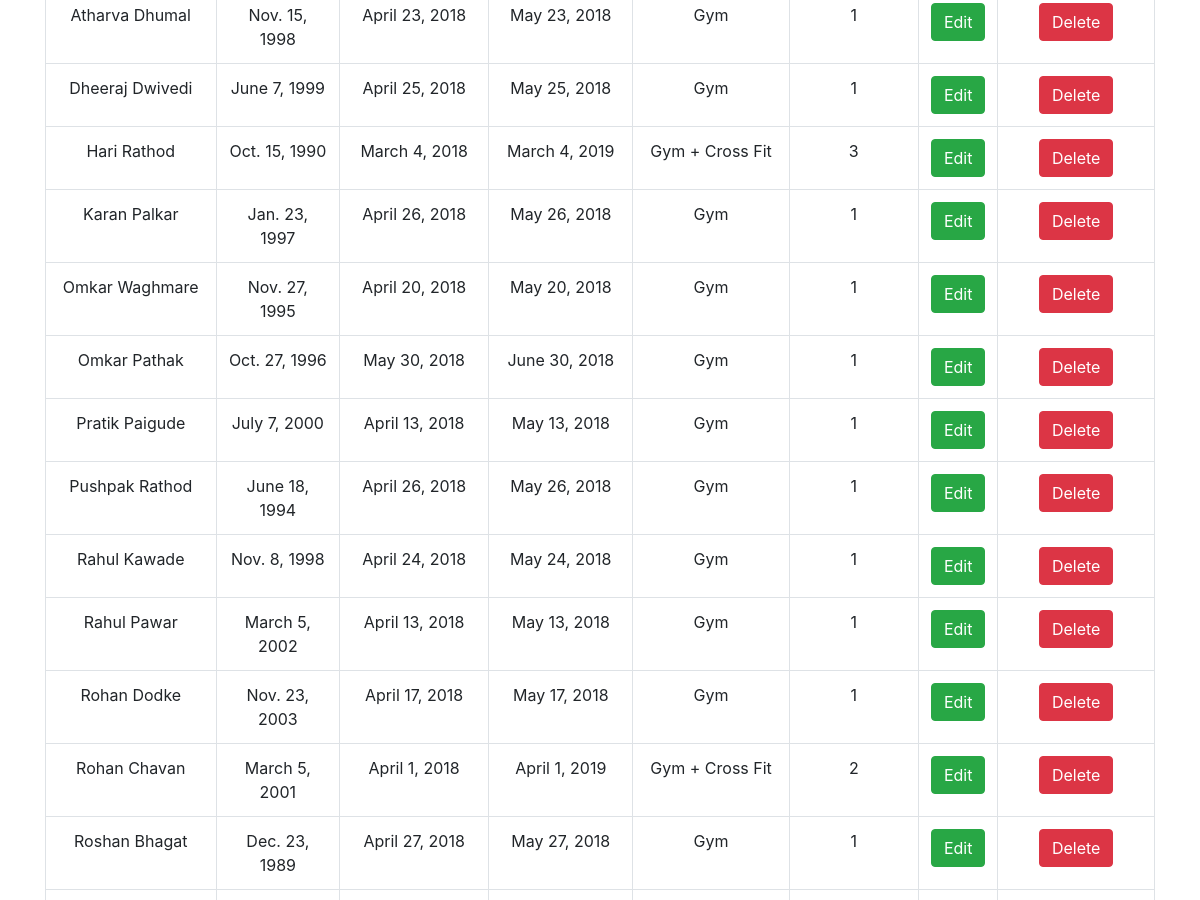
The page /notifications/ (signed in, middle part) on the database as committed earlier.
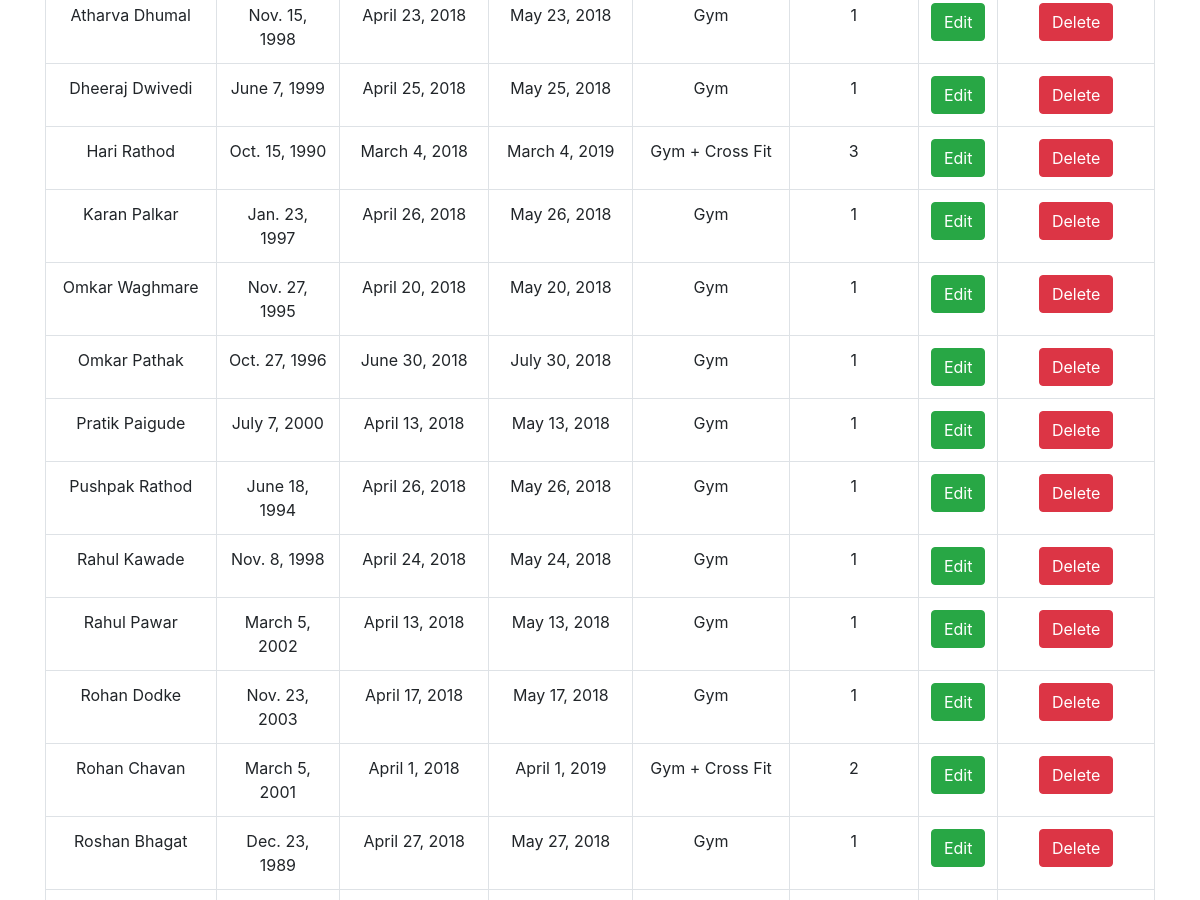
The same page on the database as committed later.
### members/models.py (models this page shows, shortened)
class Member(models.Model):
    member_id = models.AutoField(primary_key=True)
    first_name = models.CharField(('First Name'), max_length=50)
    last_name = models.CharField(('Last Name'), max_length=50)
    mobile_number = models.CharField(('Mobile Number'), max_length=10, unique=True)
    email = models.EmailField(null=True, blank=True)
    address = models.CharField(max_length=300, blank=True)
    medical_history = models.CharField(('Medical History'), max_length=300, blank=True, default='None')
    admitted_on = models.DateField(auto_now_add=True)
    registration_date = models.DateField(('Registration Date'), default='dd/mm/yyyy')
    registration_upto = models.DateField()
    dob = models.DateField(default='dd/mm/yyyy')
    subscription_type  = models.CharField(
                                ('Subscription Type'),
                                max_length=30,
                                choices=SUBSCRIPTION_TYPE_CHOICES,
                                default=SUBSCRIPTION_TYPE_CHOICES[0][0]
                            )
    subscription_period = models.CharField(
                                ('Subscription Period'),
                                max_length=30,
                                choices=SUBSCRIPTION_PERIOD_CHOICES,
                                default=SUBSCRIPTION_PERIOD_CHOICES[0][0]
                            )
    amount = models.CharField(max_length=30)
    fee_status = models.CharField(
                                ('Fee Status'),
                                max_length=30,
                                choices=FEE_STATUS,
                                default=FEE_STATUS[0][0]
                            )
    batch = models.CharField(
                                max_length=30,
                                choices=BATCH,
                                default=BATCH[0][0]
                            )
    photo = models.FileField(upload_to='photos/', blank=True)
    notification = models.IntegerField(default=2, blank=True)
    stop = models.IntegerField(('Status'), choices=STATUS, default=STATUS[0][0], blank=True)

### notifications/views.py (the view)
# urls.py: path('notifications/', include('notifications.urls')),
def notifications(request):
    members_before = Member.objects.filter(
                                        Q(registration_upto__lte=datetime.datetime.now(),
                                        notification=1) |
                                        Q(fee_status='pending', notification=1)
                                        ).exclude(stop=1).order_by('first_name')
    members_today = Member.objects.filter(
                                        registration_upto__gte=datetime.datetime.now(),
                                        registration_upto__lte=datetime.date.today() + datetime.timedelta(days=1),
                                        notification=1).exclude(stop=1).order_by('first_name')
    context = {
        'subs_end_today_count': get_notification_count(),
        'members_today': members_today,
        'members_before': members_before,
    }
    return render(request, 'notifications.html', context)

### notifications/config.py (called while the page is built)
def get_notification_count():
    NOTIF_COUNT = Member.objects.filter(
        registration_upto__gte=datetime.datetime.now(),
        registration_upto__lte=datetime.date.today() + datetime.timedelta(days=1),
        notification=1).exclude(stop=1)
    PENDING_COUNT = Member.objects.filter(fee_status='pending', notification=1).exclude(stop=1)
    return (NOTIF_COUNT | PENDING_COUNT).distinct().count()

### notifications/templatetags/index.py (called while the page is built)
@register.filter
def get_remaining_months(registration_upto):
    month = parser.parse(str(registration_upto)).month
    current_month = parser.parse(str(datetime.datetime.today())).month
    if (current_month - month) > 0:
        return (current_month - month + 1)
    else:
        return 1

### notifications/templates/notifications.html (shortened to what this page needs)
{% extends 'base.html' %}
{% load index %}
{% block content %}
    {% if members_before %}
    <table class="table table-bordered">
        <tbody class="text-center">
            {% for member in members_before %}
                <tr>
                    <td>{{ member.first_name }} {{ member.last_name }}</td>
                    <td>{{ member.dob }}</td>
                    <td>{{ member.registration_date }}</td>
                    <td>{{ member.registration_upto }}</td>
                    <td>{{ member.get_subscription_type_display }}</td>
                    <td>{{ member.registration_upto|get_remaining_months}}</td>
                    <td>
                        <a href="/members/update/{{ member.member_id }}/"><button class="btn btn-success">Edit</button>
                        </a>
                    </td>
                    <td class="text-center">
                        <a href="/notifications/delete/{{ member.member_id }}/"><button class="btn btn-danger">Delete</button>
                        </a>
                    </td>
                </tr>
            {% endfor %}
        </tbody>
    </table>
    {% else %}
    <div class="row text-center">
        <div class="alert alert-warning col"> <strong>No Notifications</strong> </div>
    </div>
    {% endif %}
{% endblock %}

Rows that differ between the two databases and show on the page:
changed Member "Pathak": registration_date "May 30, 2018" → "June 30, 2018"; registration_upto "June 30, 2018" → "July 30, 2018"
